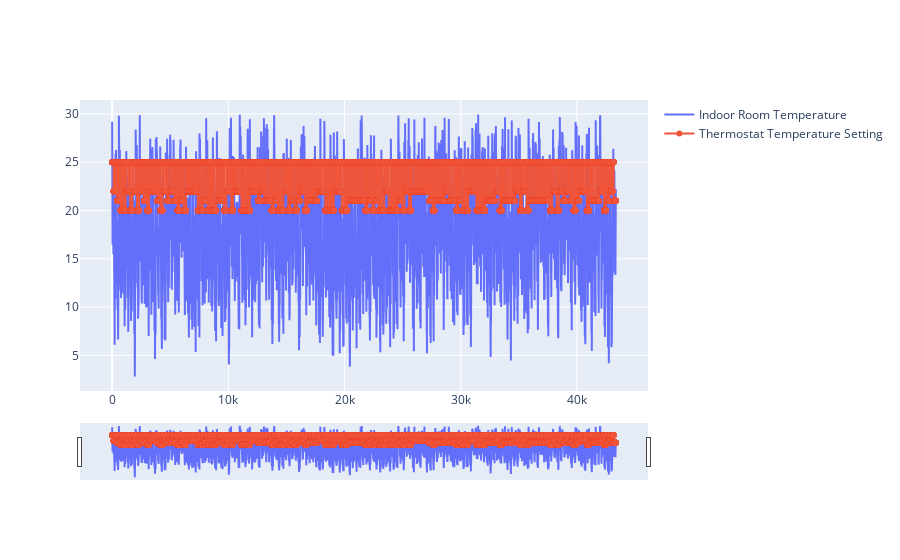

The cell this chart's notebook holds for it:
### Markdown cell above
For large datasets, you may want to zoom in on specific time periods to get a closer look at outliers. The interactive plot below allows you to do this using the horizontal range slider beneath the line plot.

### Code cell
# Create figure
fig = go.Figure()

# Creating trace1
fig.add_trace(go.Scatter(
                    y = df['Tin'],
                    mode = "lines",
                    name = "Indoor Room Temperature",))
# Creating trace2
fig.add_trace(go.Scatter(
                    y = df['Tset'],
                    mode = "lines+markers",
                    name = "Thermostat Temperature Setting",))
fig.update_layout(xaxis=dict(rangeslider=dict(visible=True),
                             type="linear"))
fig.show()

### Figure 1 — Plotly figure (JSON) as saved in the notebook; plotly's stock layout.template omitted (floating-point values rounded to 4 significant figures; data arrays with more than 128 entries replaced by an {"elided": "..."} marker saying what was removed)
{"data": [{"mode": "lines", "name": "Indoor Room Temperature", "type": "scatter", "y": {"elided": "43350 float values"}}, {"mode": "lines+markers", "name": "Thermostat Temperature Setting", "type": "scatter", "y": {"elided": "43350 int values"}}], "layout": {"xaxis": {"rangeslider": {"visible": true}, "type": "linear"}}}
